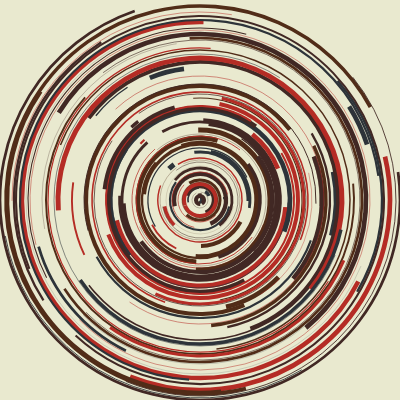
Frame 1 (no input)
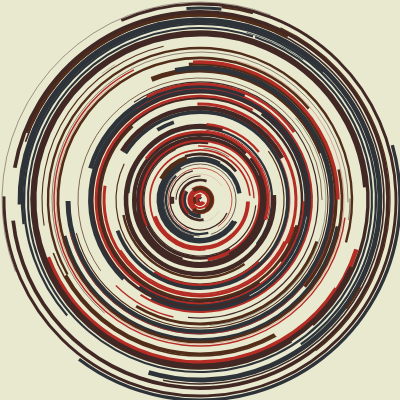
Frame 2 (the mouse pressed at the canvas centre, redrawn once)

The p5.js sketch that drew these frames (run headless with seeded random() and noise() and a simulated clock; the mouse was pressed at the canvas centre and the sketch redrawn once):

// p5.js sketch
// ── sketch.js
let n = 100;
let col = ['#2d3339', '#412824', '#512c18', '#b52c25', '#e9e9cf'];

function setup() {
    createCanvas(400, 400);
    noFill();
    strokeCap(SQUARE);
}
 
function draw() {
    background(col[4]);
    for (let i = 1; i <= n; i++) { 
        strokeWeight(random(5));
        stroke(col[int(random(4))]);
        arc(width / 2, height / 2, width * i / n, height * i / n, random(TWO_PI), random(TWO_PI) );
    }
    noLoop();
}
